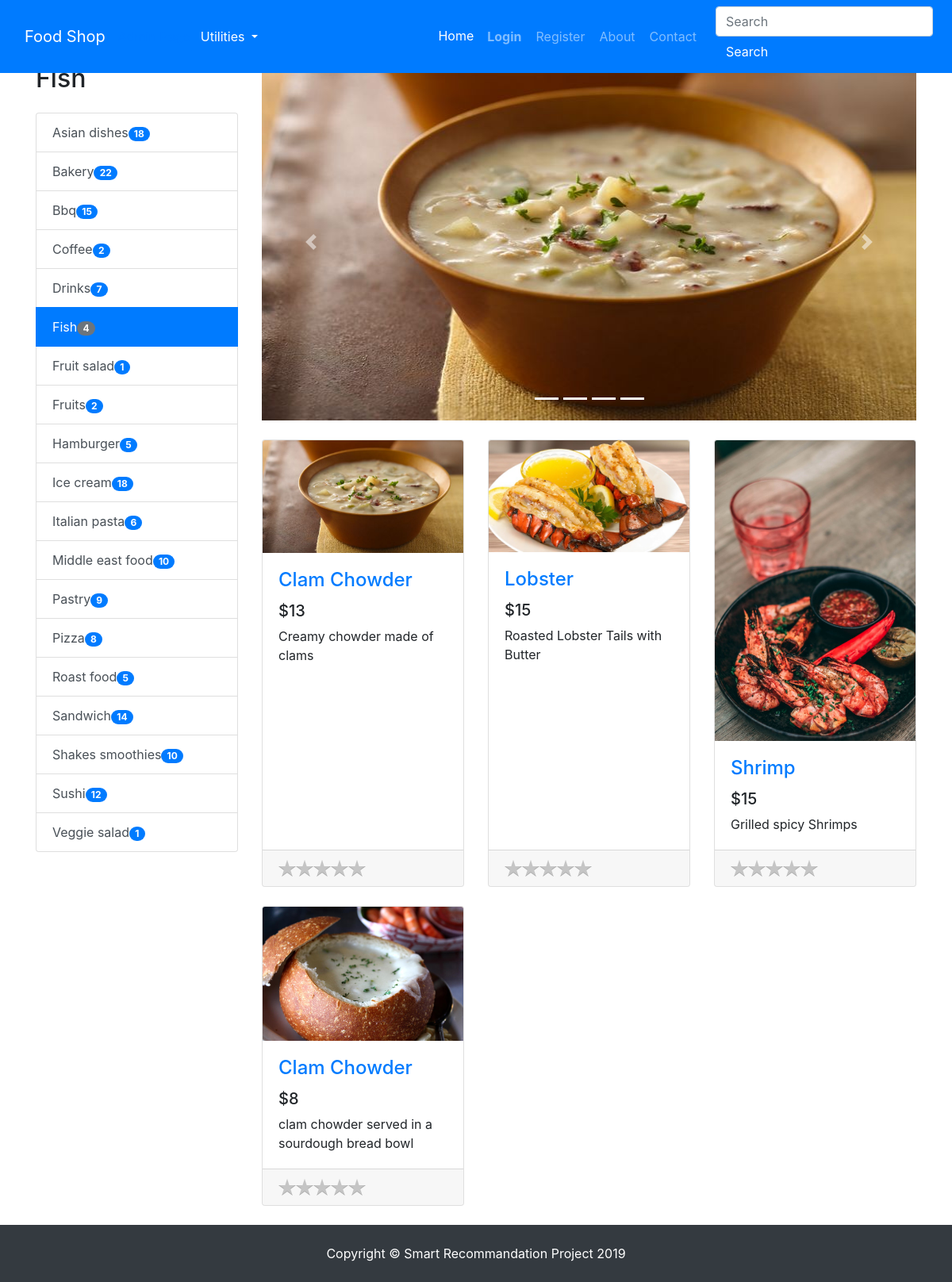
The app's page /categories/fish with its own data.
### tables this page shows
CREATE TABLE PRODUCT (ID VARCHAR, NAME VARCHAR, PRICE INTEGER, DESCRIPTION TEXT, IMAGE TEXT, TAGS TEXT, SCORE REAL);

### app.py (the view)
@app.route("/categories/<category>")
def categories(category):
    products = get_products_by_tag(category)
    tags = get_product_tags()
    if session.get("user_id"):
        user_id = session.get("user_id")
        ratings = [ get_rating_by_both(user_id, p.id) for p in products ]
    else:
        ratings = [None] * len(products)
    return render_template("index.html",
                            products=products,
                            ratings=ratings,
                            tags=tags,
                            category=category,
                            chosen_products=products[:5],
                            os=os,
                            zip=zip,
                            len=len,
                            range=range,
                            enumerate=enumerate,
                            remove_starting_digits=remove_starting_digits)

### common/database.py (called while the page is built)
    @classmethod
    def get_all_products(cls, formalize=True):
        cursor = cls.DATABASE.execute("SELECT * FROM PRODUCT ORDER BY SCORE DESC")
        returned_data = cursor.fetchall()
        if not returned_data:
            return None
        if not formalize:
            return returned_data
        data = []
        for item in returned_data:
            d = {}
            for i, field in enumerate(cls.PRODUCT_FIELDS):
                d[field.lower()] = item[i]
            data.append(d)
        return data

    @classmethod
    def get_products_by_tag(cls, tag):
        cursor = cls.DATABASE.execute("SELECT * FROM PRODUCT WHERE TAGS LIKE ? ORDER BY SCORE DESC", (f"%{tag}%",))
        returned_data = cursor.fetchall()
        if not returned_data:
            return None
        data = []
        for item in returned_data:
            d = {}
            for i, field in enumerate(cls.PRODUCT_FIELDS):
                d[field.lower()] = item[i]
            data.append(d)
        return data

    @classmethod
    def get_product_tags(cls):
        data = cls.get_all_products()
        return sorted({ d['tags'] for d in data })

### common/utils.py (called while the page is built)
def remove_starting_digits(string):
    return string.lstrip(digits)

### models/products/product.py (called while the page is built)
def get_product_tags():
    data = {}
    tags = Database.get_product_tags()
    for tag in tags:
        count = len(Database.get_products_by_tag(tag))
        data[tag] = count
    return data

def get_products_by_tag(tag):
    products = Database.get_products_by_tag(tag)
    if products:
        return [ Product(**product) for product in products ]
    else:
        return []

### templates/index.html (shortened to what this page needs)
{% extends "base.html" %}
{% block content %}
<div class="container">
    <div class="row">
        <div class="col-lg-3">
            <h2 class="my-4">
                {% if category %}
                {{category.replace("_", " ").capitalize()}}
                {% else %}
                Categories
                {% endif %}
            </h2>
            <div class="list-group" id="list-tab" role="tablist">
                {% for tag, count in tags.items() %}
                {% if category == tag %}
                <a class="list-group-item list-group-item-action active" href="{{url_for('categories', category=tag)}}"
                    aria-controls="home">{{tag.replace("_", " ").capitalize()}}<span class="badge badge-secondary badge-pill">  {{count}}</span></a>
                {% else %}
                <a class="list-group-item list-group-item-action" href="{{url_for('categories', category=tag)}}"
                    aria-controls="home">{{tag.replace("_", " ").capitalize()}}<span class="badge badge-primary badge-pill">  {{count}}</span></a>
                {% endif %}
                {% endfor %}
            </div>
        </div>
        <div class="col-lg-9">
            <div id="carouselExampleIndicators" class="carousel slide my-4" data-ride="carousel">
                <ol class="carousel-indicators">
                    {% for i in range(len(chosen_products)) %}
                    <li data-target="#carouselExampleIndicators" data-slide-to="{{i}}" class="active"></li>
                    {% endfor %}
                </ol>
                <div class="carousel-inner" role="listbox">
                    {% for i, product in enumerate(chosen_products) %}
                        {% if i == 0 %}
                        <div class="carousel-item active">
                        {% else %}
                        <div class="carousel-item">
                            {% endif %}
                            <a href="{{url_for('product.product', product_id=product.id)}}">
                                <img class="d-block img-fluid carousel-img"
                                    src="{{url_for('static', filename='img/products/{}'.format(os.path.basename(product.image)))}}"
                                    alt="slide">
                            </a>
                        </div>
                        {% endfor %}
                    </div>
                    <a class="carousel-control-prev" href="#carouselExampleIndicators" role="button" data-slide="prev">
                        <span class="carousel-control-prev-icon" aria-hidden="true"></span>
                    </a>
                    <a class="carousel-control-next" href="#carouselExampleIndicators" role="button" data-slide="next">
                        <span class="carousel-control-next-icon" aria-hidden="true"></span>
                    </a>
                </div>
                <div class="row">
                    {% for product in products %}
                    <div class="col-lg-4 col-md-6 mb-4">
                        <div class="card h-100">
                            <a href="{{url_for('product.product', product_id=product.id)}}"><img class="card-img-top"
                                    src="{{url_for('static', filename='img/products/{}'.format(os.path.basename(product.image)))}}"
                                    alt=""></a>
                            <div class="card-body">
                                <h4 class="card-title">
                                    <a href="{{url_for('product.product', product_id=product.id)}}">{{product.name}}</a>
                                </h4>
                                <h5>${{product.price}}</h5>
                                <p class="card-text">{{product.description}}</p>
                            </div>
                            <div class="card-footer">
                                <div class="text-align"><span class="product_star_rating" id="{{remove_starting_digits(product.id)}}"></span></div>
                            </div>
                        </div>
                    </div>
                    {% else %}
                    <br>
                    <br>
                    <h4>No products available.</h4>
                    {% endfor %}
                </div>
            </div>
        </div>
    </div>
    <footer class="py-4 bg-dark">
        <div class="container">
            <p class="m-0 text-center text-white">Copyright &copy; Smart Recommandation Project 2019</p>
        </div>
    </footer>
    {% endblock content %}

### static/css/shop-homepage.css (style rules this page uses)
body { padding-top: 56px; }

### records on screen
PRODUCT: replace "Asian dishes", count "18"
PRODUCT: replace "Bakery", count "22"
PRODUCT: replace "Bbq", count "15"
PRODUCT: replace "Coffee", count "2"
PRODUCT: replace "Drinks", count "7"
PRODUCT: replace "Fish", count "4", IMAGE (picture), name "Clam Chowder", price "13", description "Creamy chowder made of clams"
PRODUCT: replace "Fruit salad", count "1"
PRODUCT: replace "Fruits", count "2"
PRODUCT: replace "Hamburger", count "5"
PRODUCT: replace "Ice cream", count "18"
PRODUCT: replace "Italian pasta", count "6"
PRODUCT: replace "Middle east food", count "10"
PRODUCT: replace "Pastry", count "9"
PRODUCT: replace "Pizza", count "8"
PRODUCT: replace "Roast food", count "5"
PRODUCT: replace "Sandwich", count "14"
PRODUCT: replace "Shakes smoothies", count "10"
PRODUCT: replace "Sushi", count "12"
PRODUCT: replace "Veggie salad", count "1"
PRODUCT: IMAGE (picture), name "Lobster", price "15", description "Roasted Lobster Tails with Butter"
PRODUCT: IMAGE (picture), name "Shrimp", price "15", description "Grilled spicy Shrimps"
PRODUCT: IMAGE (picture), name "Clam Chowder", price "8", description "clam chowder served in a sourdough bread bowl"

### other values on screen
{{ category.replace("_", " ").capitalize() }} "Fish"
